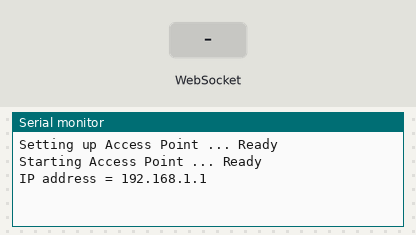
Bench run of a sketch on a simulated ESP32. On the bench: the last lines printed to the serial monitor. The test bench sets the inputs (shaded band). Storage starts empty; random numbers use the default seed unless the sketch sets one.

Above: at 1.2 s.
1.3 s: WebSocket text "random_intensity" received
At 1.9 s:
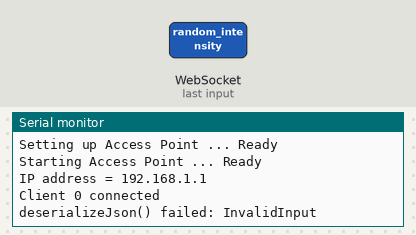
2.8 s: WebSocket text "1" received
At 4.3 s:
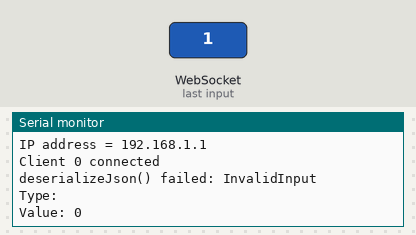

The sketch:

ESP32WebserverPlots.ino
```cpp
// ---------------------------------------------------------------------------------------
//
// Demonstration of how to show plots on an ESP32 with a webserver (device used for tests: ESP32-WROOM-32D).
// The code emulates sensor data that is shown on a chart in the webserver and automatically updated through websockets.
//
// For installation, the following library needs to be installed under Sketch -> Include Library -> Manage Libraries:
// * ArduinoJson by Benoit Blanchon
//
// The following to libraries need to be downloaded, unpacked and copied to the "Arduino\libraries" folder
// (Required for ESPAsyncWebServer)
// https://github.com/me-no-dev/ESPAsyncWebServer
// https://github.com/me-no-dev/AsyncTCP
//
// Required to make SPIFFS.h work:
// https://github.com/me-no-dev/arduino-esp32fs-plugin/releases/
// see as well: https://randomnerdtutorials.com/install-esp32-filesystem-uploader-arduino-ide/
//
// Favicon downloaded from: https://icons8.com/icons/set/favicon
//
// Written by mo thunderz (last update: 11.09.2022)
// ---------------------------------------------------------------------------------------

#include <WiFi.h>                                     // needed to connect to WiFi
#include <ESPAsyncWebServer.h>                        // needed to create a simple webserver (make sure tools -> board is set to ESP32, otherwise you will get a "WebServer.h: No such file or directory" error)
#include <WebSocketsServer.h>                         // needed for instant communication between client and server through Websockets
#include <ArduinoJson.h>                              // needed for JSON encapsulation (send multiple variables with one string)
#include <SPIFFS.h>

// SSID and password of Wifi connection:
const char* ssid = "Arduino_ssid";
const char* password = "password";

// Configure IP addresses of the local access point
IPAddress local_IP(192,168,1,1);
IPAddress gateway(192,168,1,2);
IPAddress subnet(255,255,255,0);

// global variables of the LED selected and the intensity of that LED
int random_intensity = 5;

const int ARRAY_LENGTH = 10;
int sens_vals[ARRAY_LENGTH];

// We want to periodically send values to the clients, so we need to define an "interval" and remember the last time we sent data to the client (with "previousMillis")
int interval = 1000;                                  // send data to the client every 1000ms -> 1s
unsigned long previousMillis = 0;                     // we use the "millis()" command for time reference and this will output an unsigned long

// Initialization of webserver and websocket
AsyncWebServer server(80);                            // the server uses port 80 (standard port for websites
WebSocketsServer webSocket = WebSocketsServer(81);    // the websocket uses port 81 (standard port for websockets

void setup() {
  Serial.begin(115200);                               // init serial port for debugging

  if (!SPIFFS.begin()) {
    Serial.println("SPIFFS could not initialize");
  }

  Serial.print("Setting up Access Point ... ");
  Serial.println(WiFi.softAPConfig(local_IP, gateway, subnet) ? "Ready" : "Failed!");

  Serial.print("Starting Access Point ... ");
  Serial.println(WiFi.softAP(ssid, password) ? "Ready" : "Failed!");

  Serial.print("IP address = ");
  Serial.println(WiFi.softAPIP());

  server.on("/", HTTP_GET, [](AsyncWebServerRequest *request) {    // define here wat the webserver needs to do
    request->send(SPIFFS, "/webpage.html", "text/html");
  });

  server.onNotFound([](AsyncWebServerRequest *request) {
    request->send(404, "text/plain", "File not found");
  });

  server.serveStatic("/", SPIFFS, "/");

  webSocket.begin();                                  // start websocket
  webSocket.onEvent(webSocketEvent);                  // define a callback function -> what does the ESP32 need to do when an event from the websocket is received? -> run function "webSocketEvent()"

  server.begin();                                     // start server -> best practise is to start the server after the websocket
}

void loop() {
  webSocket.loop();                                   // Update function for the webSockets
  unsigned long now = millis();                       // read out the current "time" ("millis()" gives the time in ms since the Arduino started)
  if ((unsigned long)(now - previousMillis) > interval) { // check if "interval" ms has passed since last time the clients were updated
    previousMillis = now;                             // reset previousMillis

    for(int i=0; i < ARRAY_LENGTH - 1; i++) {
      sens_vals[i] = sens_vals[i+1];
    }
    sens_vals[ARRAY_LENGTH - 1] = (sens_vals[ARRAY_LENGTH - 1] + random(random_intensity))%10;

    sendJsonArray("graph_update", sens_vals);
  }
}

void webSocketEvent(byte num, WStype_t type, uint8_t * payload, size_t length) {      // the parameters of this callback function are always the same -> num: id of the client who send the event, type: type of message, payload: actual data sent and length: length of payload
  switch (type) {                                     // switch on the type of information sent
    case WStype_DISCONNECTED:                         // if a client is disconnected, then type == WStype_DISCONNECTED
      Serial.println("Client " + String(num) + " disconnected");
      break;
    case WStype_CONNECTED:                            // if a client is connected, then type == WStype_CONNECTED
      Serial.println("Client " + String(num) + " connected");

      // send variables to newly connected web client -> as optimization step one could send it just to the new client "num", but for simplicity I left that out here
      sendJson("random_intensity", String(random_intensity));
      sendJsonArray("graph_update", sens_vals);

      break;
    case WStype_TEXT:                                 // if a client has sent data, then type == WStype_TEXT
      // try to decipher the JSON string received
      StaticJsonDocument<200> doc;                    // create JSON container
      DeserializationError error = deserializeJson(doc, payload);
      if (error) {
         Serial.print(F("deserializeJson() failed: "));
        Serial.println(error.f_str());
        return;
      }
      else {
        // JSON string was received correctly, so information can be retrieved:
        const char* l_type = doc["type"];
        const int l_value = doc["value"];
        Serial.println("Type: " + String(l_type));
        Serial.println("Value: " + String(l_value));

        // if random_intensity value is received -> update and write to all web clients
        if(String(l_type) == "random_intensity") {
          random_intensity = int(l_value);
          sendJson("random_intensity", String(l_value));
        }
      }
      Serial.println("");
      break;
  }
}

// Simple function to send information to the web clients
void sendJson(String l_type, String l_value) {
    String jsonString = "";                           // create a JSON string for sending data to the client
    StaticJsonDocument<200> doc;                      // create JSON container
    JsonObject object = doc.to<JsonObject>();         // create a JSON Object
    object["type"] = l_type;                          // write data into the JSON object
    object["value"] = l_value;
    serializeJson(doc, jsonString);                   // convert JSON object to string
    webSocket.broadcastTXT(jsonString);               // send JSON string to all clients
}

// Simple function to send information to the web clients
void sendJsonArray(String l_type, int l_array_values[]) {
    String jsonString = "";                           // create a JSON string for sending data to the client
    const size_t CAPACITY = JSON_ARRAY_SIZE(ARRAY_LENGTH) + 100;
    StaticJsonDocument<CAPACITY> doc;                      // create JSON container

    JsonObject object = doc.to<JsonObject>();         // create a JSON Object
    object["type"] = l_type;                          // write data into the JSON object
    JsonArray value = object.createNestedArray("value");
    for(int i=0; i<ARRAY_LENGTH; i++) {
      value.add(l_array_values[i]);
    }
    serializeJson(doc, jsonString);                   // convert JSON object to string
    webSocket.broadcastTXT(jsonString);               // send JSON string to all clients
}
```

Measured:
- after the input at 1.3 s, the serial monitor: prints a new line at once (image 1)
- after the input at 2.8 s, the serial monitor: prints a new line at once (image 2)
